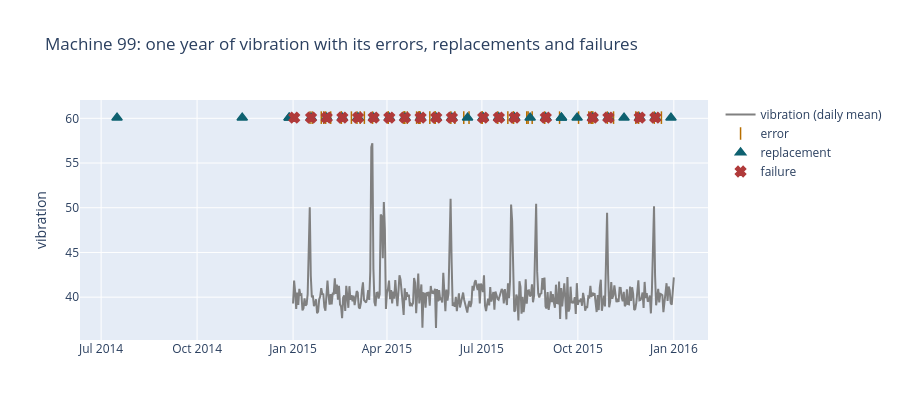

The code cell stored with this chart in its notebook:
### Markdown cell above
## F · How the files connect
Every file shares **`machineID`**. The event files also share **`datetime`**, on the same hourly grid as the
telemetry. Failures join to maintenance on machine + hour + component (the repair). One machine's year shows it all.

### Code cell
# One machine's year: a sensor trace with its errors, replacements and failures marked on top.
# Pick the machine with the most failures so there is plenty to see [makes life easier for us!]
mid = int(fail.machineID.value_counts().idxmax())
t = tel[tel.machineID == mid].set_index("datetime")
day = t.vibration.resample("D").mean()                 # daily mean, so the year fits on one chart

fig = go.Figure()
fig.add_scatter(x=day.index, y=day.values, name="vibration (daily mean)", line=dict(color="gray"))
top = day.max() * 1.05
for df, label, sym, col in ((err[err.machineID == mid], "error", "line-ns", "#b76e00"),
                            (mnt[mnt.machineID == mid], "replacement", "triangle-up", "#0e6170"),
                            (fail[fail.machineID == mid], "failure", "x", "#b03a3a")):
    fig.add_scatter(x=df.datetime, y=[top] * len(df), mode="markers", name=label,
                    marker=dict(symbol=sym, size=9, color=col, line=dict(width=1.5, color=col)),
                    hovertext=df.iloc[:, 2].astype(str))   # error code / component on hover
fig.update_layout(title=f"Machine {mid}: one year of vibration with its errors, replacements and failures",
                  yaxis_title="vibration", height=420)
fig   # look for: errors cluster just before failures; every failure has a replacement at the same moment

### Figure 1 — Plotly figure (JSON) as saved in the notebook; plotly's stock layout.template omitted (floating-point values rounded to 4 significant figures; data arrays with more than 128 entries replaced by an {"elided": "..."} marker saying what was removed)
{"data": [{"line": {"color": "gray"}, "name": "vibration (daily mean)", "type": "scatter", "x": {"elided": "366 str values"}, "y": {"elided": "366 float values"}}, {"hovertext": ["error5", "error2", "error2", "error2", "error1", "error1", "error2", "error3", "error1", "error4", "error2", "error1", "error5", "error2", "error3", "error4", "error3", "error3", "error2", "error4", "error1", "error2", "error3", "error2", "error3", "error1", "error1", "error5", "error1", "error3", "error2", "error2", "error3", "error4", "error4", "error2", "error3", "error1", "error2", "error2", "error4", "error4", "error2", "error3", "error3", "error2", "error3", "error3", "error5", "error2", "error3", "error4", "error5", "error3"], "marker": {"color": "#b76e00", "line": {"color": "#b76e00", "width": 1.5}, "size": 9, "symbol": "line-ns"}, "mode": "markers", "name": "error", "type": "scatter", "x": ["2015-01-17T06:00:00.000000", "2015-01-19T07:00:00.000000", "2015-01-28T01:00:00.000000", "2015-01-30T10:00:00.000000", "2015-02-01T06:00:00.000000", "2015-02-06T02:00:00.000000", "2015-02-16T06:00:00.000000", "2015-02-16T06:00:00.000000", "2015-02-25T22:00:00.000000", "2015-03-03T06:00:00.000000", "2015-03-06T07:00:00.000000", "2015-03-10T08:00:00.000000", "2015-03-18T06:00:00.000000", "2015-04-02T06:00:00.000000", "2015-04-02T06:00:00.000000", "2015-04-17T06:00:00.000000", "2015-04-17T16:00:00.000000", "2015-04-18T02:00:00.000000", "2015-04-20T11:00:00.000000", "2015-04-29T10:00:00.000000", "2015-05-01T13:00:00.000000", "2015-05-02T06:00:00.000000", "2015-05-02T06:00:00.000000", "2015-05-02T14:00:00.000000", "2015-05-12T02:00:00.000000", "2015-05-17T02:00:00.000000", "2015-05-17T06:00:00.000000", "2015-06-01T06:00:00.000000", "2015-06-05T03:00:00.000000", "2015-06-13T15:00:00.000000", "2015-06-18T16:00:00.000000", "2015-07-01T06:00:00.000000", "2015-07-01T06:00:00.000000", "2015-07-16T06:00:00.000000", "2015-07-25T21:00:00.000000", "2015-07-31T06:00:00.000000", "2015-07-31T06:00:00.000000", "2015-08-13T00:00:00.000000", "2015-08-14T08:00:00.000000", "2015-08-18T05:00:00.000000", "2015-08-30T06:00:00.000000", "2015-09-13T11:00:00.000000", "2015-10-01T16:00:00.000000", "2015-10-11T12:00:00.000000", "2015-10-13T20:00:00.000000", "2015-10-14T06:00:00.000000", "2015-10-14T06:00:00.000000", "2015-10-15T09:00:00.000000", "2015-10-29T06:00:00.000000", "2015-11-04T05:00:00.000000", "2015-11-25T13:00:00.000000", "2015-11-28T06:00:00.000000", "2015-12-13T06:00:00.000000", "2015-12-20T02:00:00.000000"], "y": [60.08, 60.08, 60.08, 60.08, 60.08, 60.08, 60.08, 60.08, 60.08, 60.08, 60.08, 60.08, 60.08, 60.08, 60.08, 60.08, 60.08, 60.08, 60.08, 60.08, 60.08, 60.08, 60.08, 60.08, 60.08, 60.08, 60.08, 60.08, 60.08, 60.08, 60.08, 60.08, 60.08, 60.08, 60.08, 60.08, 60.08, 60.08, 60.08, 60.08, 60.08, 60.08, 60.08, 60.08, 60.08, 60.08, 60.08, 60.08, 60.08, 60.08, 60.08, 60.08, 60.08, 60.08]}, {"hovertext": ["comp4", "comp1", "comp2", "comp3", "comp4", "comp1", "comp2", "comp2", "comp3", "comp4", "comp2", "comp3", "comp2", "comp1", "comp4", "comp1", "comp2", "comp4", "comp3", "comp1", "comp2", "comp1", "comp2", "comp3", "comp2", "comp3", "comp1", "comp3", "comp2", "comp4", "comp2", "comp3", "comp4", "comp2"], "marker": {"color": "#0e6170", "line": {"color": "#0e6170", "width": 1.5}, "size": 9, "symbol": "triangle-up"}, "mode": "markers", "name": "replacement", "type": "scatter", "x": ["2014-07-16T06:00:00.000000", "2014-11-13T06:00:00.000000", "2014-12-28T06:00:00.000000", "2014-12-28T06:00:00.000000", "2015-01-18T06:00:00.000000", "2015-02-02T06:00:00.000000", "2015-02-17T06:00:00.000000", "2015-03-04T06:00:00.000000", "2015-03-04T06:00:00.000000", "2015-03-19T06:00:00.000000", "2015-04-03T06:00:00.000000", "2015-04-18T06:00:00.000000", "2015-05-03T06:00:00.000000", "2015-05-18T06:00:00.000000", "2015-06-02T06:00:00.000000", "2015-06-17T06:00:00.000000", "2015-07-02T06:00:00.000000", "2015-07-02T06:00:00.000000", "2015-07-17T06:00:00.000000", "2015-07-17T06:00:00.000000", "2015-08-01T06:00:00.000000", "2015-08-01T06:00:00.000000", "2015-08-16T06:00:00.000000", "2015-08-31T06:00:00.000000", "2015-08-31T06:00:00.000000", "2015-09-15T06:00:00.000000", "2015-09-15T06:00:00.000000", "2015-09-30T06:00:00.000000", "2015-10-15T06:00:00.000000", "2015-10-30T06:00:00.000000", "2015-11-14T06:00:00.000000", "2015-11-29T06:00:00.000000", "2015-12-14T06:00:00.000000", "2015-12-29T06:00:00.000000"], "y": [60.08, 60.08, 60.08, 60.08, 60.08, 60.08, 60.08, 60.08, 60.08, 60.08, 60.08, 60.08, 60.08, 60.08, 60.08, 60.08, 60.08, 60.08, 60.08, 60.08, 60.08, 60.08, 60.08, 60.08, 60.08, 60.08, 60.08, 60.08, 60.08, 60.08, 60.08, 60.08, 60.08, 60.08]}, {"hovertext": ["comp3", "comp4", "comp1", "comp2", "comp3", "comp4", "comp2", "comp3", "comp2", "comp1", "comp4", "comp2", "comp3", "comp2", "comp3", "comp2", "comp4", "comp3", "comp4"], "marker": {"color": "#b03a3a", "line": {"color": "#b03a3a", "width": 1.5}, "size": 9, "symbol": "x"}, "mode": "markers", "name": "failure", "type": "scatter", "x": ["2015-01-02T03:00:00.000000", "2015-01-18T06:00:00.000000", "2015-02-02T06:00:00.000000", "2015-02-17T06:00:00.000000", "2015-03-04T06:00:00.000000", "2015-03-19T06:00:00.000000", "2015-04-03T06:00:00.000000", "2015-04-18T06:00:00.000000", "2015-05-03T06:00:00.000000", "2015-05-18T06:00:00.000000", "2015-06-02T06:00:00.000000", "2015-07-02T06:00:00.000000", "2015-07-17T06:00:00.000000", "2015-08-01T06:00:00.000000", "2015-08-31T06:00:00.000000", "2015-10-15T06:00:00.000000", "2015-10-30T06:00:00.000000", "2015-11-29T06:00:00.000000", "2015-12-14T06:00:00.000000"], "y": [60.08, 60.08, 60.08, 60.08, 60.08, 60.08, 60.08, 60.08, 60.08, 60.08, 60.08, 60.08, 60.08, 60.08, 60.08, 60.08, 60.08, 60.08, 60.08]}], "layout": {"height": 420, "title": {"text": "Machine 99: one year of vibration with its errors, replacements and failures"}, "yaxis": {"title": {"text": "vibration"}}}}
